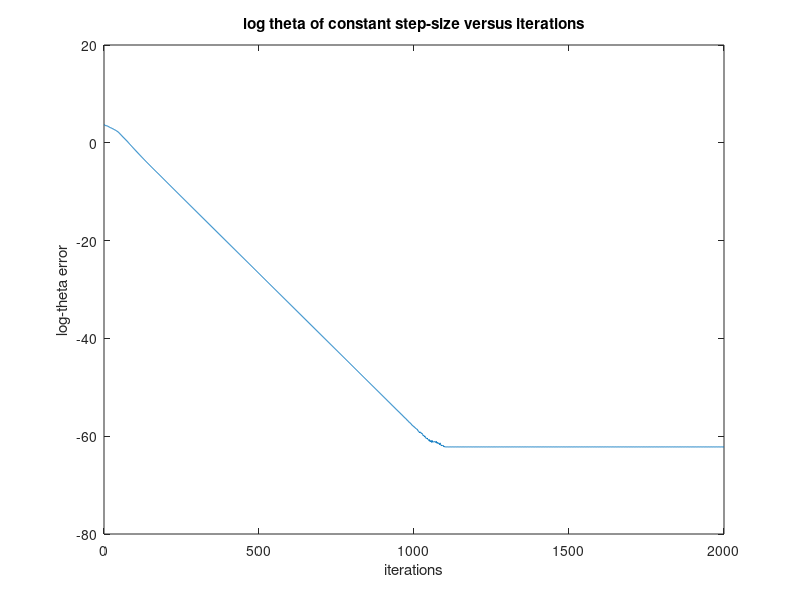
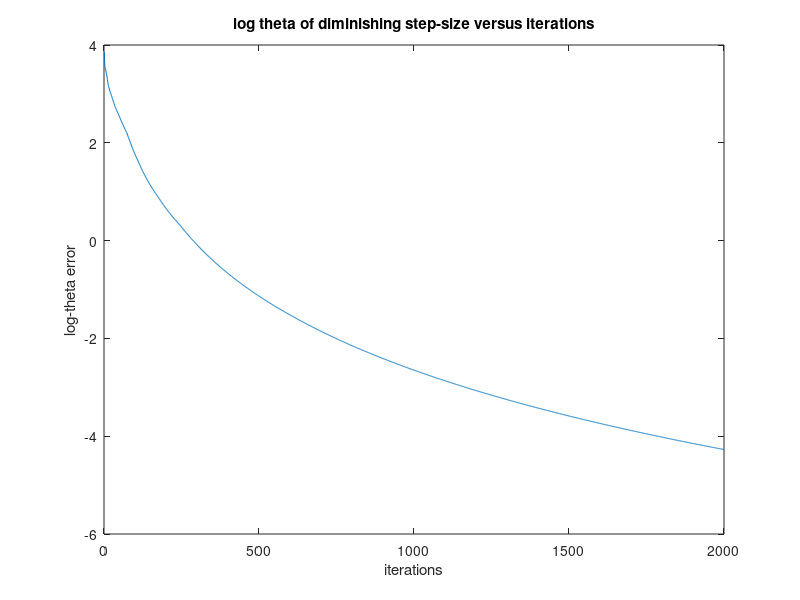

The MATLAB script that drew these images, in order:
%% Gradient Projection
% set some initial values
n=100;
B=randn(100,100);
D=diag(exp(randn(n,1)));
Q=B*B'+D;
b=10*randn(n,1);
x0=zeros(n,1); % intial point
L= max(eig(Q)); % Lipschitz constant: max eigenvalue of Q
iters=2000;% number of iterations
% projection to a feasible point
% constant step-size
alphaC = 1/L; 

logThetoListC=zeros(iters,1);
x=x0;
yCr= zeros(n,1);
for r=1:iters
    xCr = x-alphaC*(Q*x+b);
    for i = 1:n
        if xCr(i) > 1;
            xCr(i) = 1;
        elseif xCr(i) <0;
            xCr(i) = 0;
        end
    end
    yCr = xCr-(Q*xCr+b);
    for j = 1:n
        if yCr(j) > 1;
            yCr(j) = 1;
        elseif yCr(j) <0;
            yCr(j) = 0;
        end
    end
    logThetaC= log((norm(xCr-yCr))^2);
    x=xCr;
    logThetoListC(r)=logThetaC;

end
figure(1);
plot(logThetoListC);
title('log theta of constant step-size versus iterations');
ylabel('log-theta error');
xlabel('iterations');

% diminishing step-size
logThetaListD=zeros(iters,1);
yDr=zeros(n,1);
x=x0;
for r=1:iters
    alphaDr = 5*log(r)/(r*L);
    xDr = x-alphaDr*(Q*x+b);
   
    for i = 1:n
        if xDr(i) > 1;
            xDr(i) = 1;
        elseif xDr(i) <0;
            xDr(i) = 0;
        end
    end
    yDr = xDr-(Q*xDr+b);
    for j = 1:n
        if yDr(j) > 1;
            yDr(j) = 1;
        elseif yDr(j) <0;
            yDr(j) = 0;
        end
    end
    logThetaD= log((norm(xDr-yDr))^2);
    logThetaListD(r)=logThetaD;
    x=xDr;
end

figure(2);
plot(logThetaListD);
title('log theta of diminishing step-size versus iterations');
ylabel('log-theta error');
xlabel('iterations');









